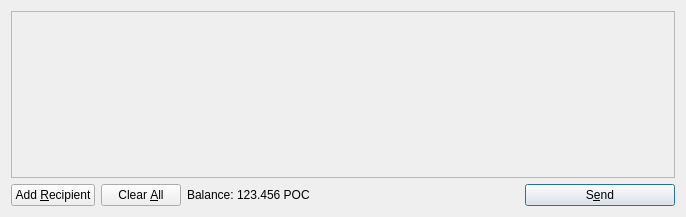
<?xml version="1.0" encoding="UTF-8"?>
<ui version="4.0">
 <class>SendCoinsDialog</class>
 <widget class="QDialog" name="SendCoinsDialog">
  <property name="geometry">
   <rect>
    <x>0</x>
    <y>0</y>
    <width>686</width>
    <height>217</height>
   </rect>
  </property>
  <property name="windowTitle">
   <string>Send Coins</string>
  </property>
  <layout class="QVBoxLayout" name="verticalLayout">
   <item>
    <widget class="QScrollArea" name="scrollArea">
     <property name="widgetResizable">
      <bool>true</bool>
     </property>
     <widget class="QWidget" name="scrollAreaWidgetContents">
      <property name="geometry">
       <rect>
        <x>0</x>
        <y>0</y>
        <width>666</width>
        <height>165</height>
       </rect>
      </property>
      <layout class="QVBoxLayout" name="verticalLayout_2">
       <property name="margin">
        <number>0</number>
       </property>
       <item>
        <layout class="QVBoxLayout" name="entries">
         <property name="spacing">
          <number>6</number>
         </property>
        </layout>
       </item>
       <item>
        <spacer name="verticalSpacer">
         <property name="orientation">
          <enum>Qt::Vertical</enum>
         </property>
         <property name="sizeHint" stdset="0">
          <size>
           <width>20</width>
           <height>40</height>
          </size>
         </property>
        </spacer>
       </item>
      </layout>
     </widget>
    </widget>
   </item>
   <item>
    <layout class="QHBoxLayout" name="horizontalLayout">
     <item>
      <widget class="QPushButton" name="addButton">
       <property name="toolTip">
        <string>Send to multiple recipients at once</string>
       </property>
       <property name="text">
        <string>Add &amp;Recipient</string>
       </property>
       <property name="icon">
        <iconset resource="../bitcoin.qrc">
         <normaloff>:/icons/add</normaloff>:/icons/add</iconset>
       </property>
       <property name="autoDefault">
        <bool>false</bool>
       </property>
      </widget>
     </item>
     <item>
      <widget class="QPushButton" name="clearButton">
       <property name="sizePolicy">
        <sizepolicy hsizetype="Minimum" vsizetype="Fixed">
         <horstretch>0</horstretch>
         <verstretch>0</verstretch>
        </sizepolicy>
       </property>
       <property name="toolTip">
        <string>Remove all transaction fields</string>
       </property>
       <property name="text">
        <string>Clear &amp;All</string>
       </property>
       <property name="icon">
        <iconset resource="../bitcoin.qrc">
         <normaloff>:/icons/remove</normaloff>:/icons/remove</iconset>
       </property>
       <property name="autoRepeatDelay">
        <number>300</number>
       </property>
       <property name="autoDefault">
        <bool>false</bool>
       </property>
      </widget>
     </item>
     <item>
      <layout class="QHBoxLayout" name="horizontalLayout_2">
       <property name="spacing">
        <number>3</number>
       </property>
       <item>
        <widget class="QLabel" name="label">
         <property name="text">
          <string>Balance:</string>
         </property>
        </widget>
       </item>
       <item>
        <widget class="QLabel" name="labelBalance">
         <property name="cursor">
          <cursorShape>IBeamCursor</cursorShape>
         </property>
         <property name="text">
          <string>123.456 POC</string>
         </property>
         <property name="textInteractionFlags">
          <set>Qt::LinksAccessibleByMouse|Qt::TextSelectableByKeyboard|Qt::TextSelectableByMouse</set>
         </property>
        </widget>
       </item>
      </layout>
     </item>
     <item>
      <spacer name="horizontalSpacer">
       <property name="orientation">
        <enum>Qt::Horizontal</enum>
       </property>
       <property name="sizeHint" stdset="0">
        <size>
         <width>40</width>
         <height>20</height>
        </size>
       </property>
      </spacer>
     </item>
     <item>
      <widget class="QPushButton" name="sendButton">
       <property name="minimumSize">
        <size>
         <width>150</width>
         <height>0</height>
        </size>
       </property>
       <property name="toolTip">
        <string>Confirm the send action</string>
       </property>
       <property name="text">
        <string>S&amp;end</string>
       </property>
       <property name="icon">
        <iconset resource="../bitcoin.qrc">
         <normaloff>:/icons/send</normaloff>:/icons/send</iconset>
       </property>
       <property name="default">
        <bool>true</bool>
       </property>
      </widget>
     </item>
    </layout>
   </item>
  </layout>
 </widget>
 <resources>
  <include location="../bitcoin.qrc"/>
 </resources>
 <connections/>
</ui>
